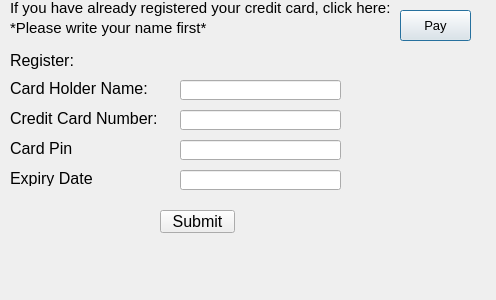
<?xml version="1.0" encoding="UTF-8"?>
<ui version="4.0">
 <class>creditcard</class>
 <widget class="QDialog" name="creditcard">
  <property name="geometry">
   <rect>
    <x>0</x>
    <y>0</y>
    <width>496</width>
    <height>300</height>
   </rect>
  </property>
  <property name="windowTitle">
   <string>Dialog</string>
  </property>
  <widget class="QLabel" name="label">
   <property name="geometry">
    <rect>
     <x>10</x>
     <y>0</y>
     <width>421</width>
     <height>16</height>
    </rect>
   </property>
   <property name="font">
    <font>
     <pointsize>11</pointsize>
    </font>
   </property>
   <property name="text">
    <string>If you have already registered your credit card, click here: </string>
   </property>
  </widget>
  <widget class="QLabel" name="label_2">
   <property name="geometry">
    <rect>
     <x>60</x>
     <y>250</y>
     <width>291</width>
     <height>16</height>
    </rect>
   </property>
   <property name="text">
    <string/>
   </property>
  </widget>
  <widget class="QLabel" name="label_3">
   <property name="geometry">
    <rect>
     <x>10</x>
     <y>110</y>
     <width>161</width>
     <height>16</height>
    </rect>
   </property>
   <property name="font">
    <font>
     <pointsize>12</pointsize>
    </font>
   </property>
   <property name="text">
    <string>Credit Card Number:</string>
   </property>
  </widget>
  <widget class="QLabel" name="label_4">
   <property name="geometry">
    <rect>
     <x>10</x>
     <y>170</y>
     <width>101</width>
     <height>16</height>
    </rect>
   </property>
   <property name="font">
    <font>
     <pointsize>12</pointsize>
    </font>
   </property>
   <property name="text">
    <string>Expiry Date</string>
   </property>
  </widget>
  <widget class="QLabel" name="label_5">
   <property name="geometry">
    <rect>
     <x>10</x>
     <y>140</y>
     <width>121</width>
     <height>16</height>
    </rect>
   </property>
   <property name="font">
    <font>
     <pointsize>12</pointsize>
    </font>
   </property>
   <property name="text">
    <string>Card Pin</string>
   </property>
  </widget>
  <widget class="QLabel" name="label_6">
   <property name="geometry">
    <rect>
     <x>10</x>
     <y>80</y>
     <width>141</width>
     <height>16</height>
    </rect>
   </property>
   <property name="font">
    <font>
     <pointsize>12</pointsize>
    </font>
   </property>
   <property name="text">
    <string>Card Holder Name:</string>
   </property>
  </widget>
  <widget class="QLineEdit" name="lineEdit">
   <property name="geometry">
    <rect>
     <x>180</x>
     <y>80</y>
     <width>161</width>
     <height>20</height>
    </rect>
   </property>
  </widget>
  <widget class="QLineEdit" name="lineEdit_2">
   <property name="geometry">
    <rect>
     <x>180</x>
     <y>110</y>
     <width>161</width>
     <height>20</height>
    </rect>
   </property>
  </widget>
  <widget class="QLineEdit" name="lineEdit_3">
   <property name="geometry">
    <rect>
     <x>180</x>
     <y>140</y>
     <width>161</width>
     <height>20</height>
    </rect>
   </property>
  </widget>
  <widget class="QLineEdit" name="lineEdit_4">
   <property name="geometry">
    <rect>
     <x>180</x>
     <y>170</y>
     <width>161</width>
     <height>20</height>
    </rect>
   </property>
  </widget>
  <widget class="QPushButton" name="pushButton">
   <property name="geometry">
    <rect>
     <x>400</x>
     <y>10</y>
     <width>71</width>
     <height>31</height>
    </rect>
   </property>
   <property name="font">
    <font>
     <pointsize>10</pointsize>
    </font>
   </property>
   <property name="text">
    <string>Pay</string>
   </property>
  </widget>
  <widget class="QPushButton" name="pushButton_2">
   <property name="geometry">
    <rect>
     <x>160</x>
     <y>210</y>
     <width>75</width>
     <height>23</height>
    </rect>
   </property>
   <property name="font">
    <font>
     <pointsize>12</pointsize>
    </font>
   </property>
   <property name="text">
    <string>Submit</string>
   </property>
  </widget>
  <widget class="QLabel" name="label_7">
   <property name="geometry">
    <rect>
     <x>10</x>
     <y>50</y>
     <width>251</width>
     <height>21</height>
    </rect>
   </property>
   <property name="font">
    <font>
     <pointsize>12</pointsize>
    </font>
   </property>
   <property name="text">
    <string>Register:</string>
   </property>
  </widget>
  <widget class="QLabel" name="label_8">
   <property name="geometry">
    <rect>
     <x>10</x>
     <y>20</y>
     <width>231</width>
     <height>16</height>
    </rect>
   </property>
   <property name="font">
    <font>
     <pointsize>11</pointsize>
    </font>
   </property>
   <property name="text">
    <string>*Please write your name first*</string>
   </property>
  </widget>
  <widget class="QLabel" name="label_9">
   <property name="geometry">
    <rect>
     <x>80</x>
     <y>250</y>
     <width>241</width>
     <height>31</height>
    </rect>
   </property>
   <property name="font">
    <font>
     <pointsize>12</pointsize>
    </font>
   </property>
   <property name="text">
    <string/>
   </property>
  </widget>
 </widget>
 <resources/>
 <connections/>
</ui>
